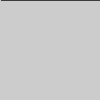
Frame 1 (no input)
Frame 60 (the mouse pressed at the canvas centre just before this capture): identical to frame 1, image omitted
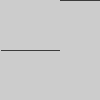
Frame 120 (the mouse held since frame 60 and released just before this capture)

The Processing sketch that drew these frames (run headless with seeded random() and noise(); from frame 60 on, the mouse is pressed at the canvas centre):

// Processing sketch: sketch_180912b
// ── sketch_180912b.pde

int[] y;

void setup() {
  size(100, 100);
  y = new int[width];
}

void draw() {
  background(204); // Read the array from the end to the
  // beginning to avoid overwriting the data
  for (int i = y.length-1; i > 0; i--) {
    y[i] = y[i-1];
  }
  // Add new values to the beginning
  y[0] = mouseY;
  // Display each pair of values as a line
  for (int i = 1; i < y.length; i++) {
    //line(i, y[i], i-1, y[i-1]);
    point(i,y[i]);
  }
}
